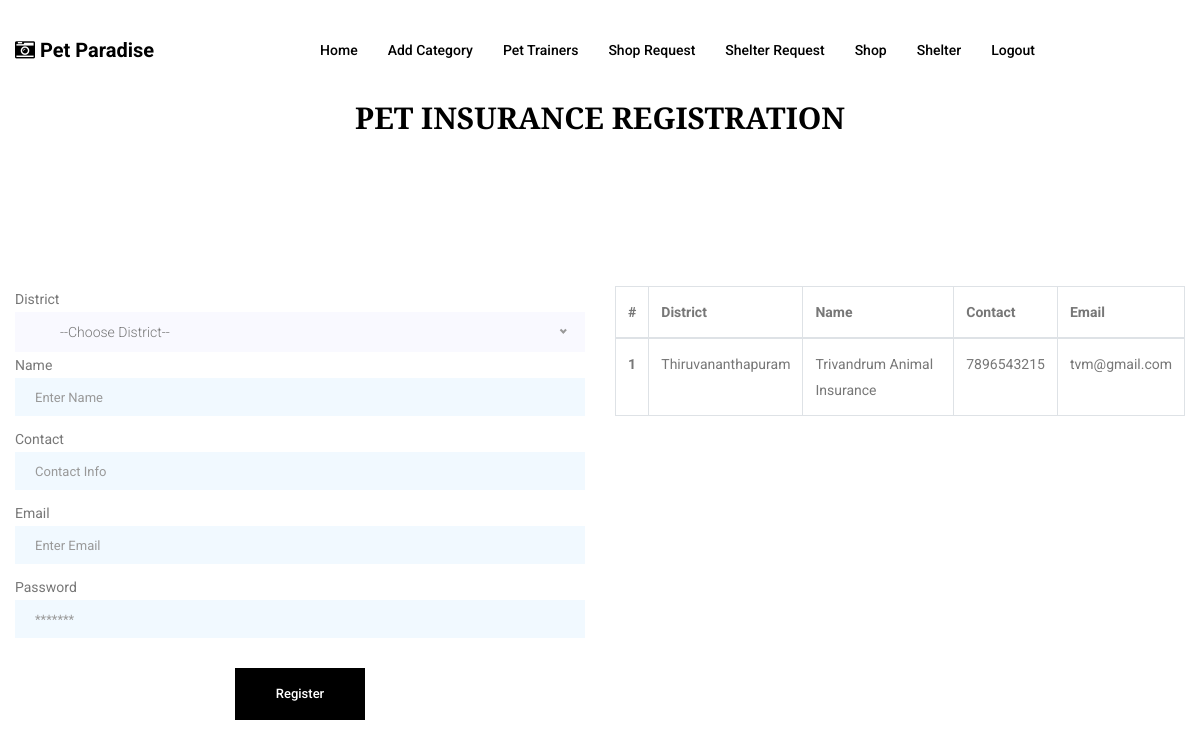
Screenshot of /admin/staff_reg.php (signed in) with the database file from the repository.
### tables this page shows
CREATE TABLE IF NOT EXISTS `staff` (
  `id` int(11) NOT NULL AUTO_INCREMENT,
  `nme` varchar(150) NOT NULL,
  `cont` varchar(150) NOT NULL,
  `em` varchar(150) NOT NULL,
  `pass` varchar(150) NOT NULL,
  `ph` varchar(150) NOT NULL,
  `st` int(11) NOT NULL,
  PRIMARY KEY (`id`)
);

### admin/staff_reg.php (the view, shortened to what this page needs)
<!doctype html>
<html lang="en">
<head>
    <link rel="stylesheet" href="../temp/css/bootstrap.css">
    <link rel="stylesheet" href="../temp/vendors/linericon/style.css">
    <link rel="stylesheet" href="../temp/css/font-awesome.min.css">
    <link rel="stylesheet" href="../temp/vendors/owl-carousel/owl.carousel.min.css">
    <link rel="stylesheet" href="../temp/vendors/lightbox/simpleLightbox.css">
    <link rel="stylesheet" href="../temp/vendors/nice-select/css/nice-select.css">
    <link rel="stylesheet" href="../temp/vendors/animate-css/animate.css">
    <link rel="stylesheet" href="../temp/vendors/jquery-ui/jquery-ui.css">
    <link rel="stylesheet" href="../temp/css/style.css">
    <link rel="stylesheet" href="../temp/css/responsive.css">
</head>
<body>
    <header class="header_area">
        <div class="main_menu">
            <?php
                                                include 'menu.php';
            ?>
        </div>
    </header>
     <section>
           <center>
                         <h2>PET INSURANCE REGISTRATION</h2>
                        </center>
     </section>
    <section class="contact_area section-gap">
        <div class="container">
            <div class="row">
                <div class="col-lg-12">
                    <form class="row contact_form"  method="post" enctype="multipart/form-data">
                        <div class="col-md-6">
                            <div class="form-select" id="default-select">
                                <span>District</span>
                            </div>
                            <div class="form-group">
                                <span>Name</span>
                                <input type="text" class="form-control"required=""  name="t1" placeholder="Enter Name">
                            </div>
                            <div class="form-group">
                                <span>Contact</span>
                                <input type="text" class="form-control" required="" name="t2" placeholder="Contact Info">
                            </div>
                            <div class="form-group">
                                <span>Email</span>
                                <input type="email" class="form-control" required="" name="t3" placeholder="Enter Email">
                            </div>
                            <div class="form-group">
                                <span>Password</span>
                                <input type="password" class="form-control"   name="t4" placeholder="*******">
                            </div>
                            <center>
                            <button type="submit" value="submit"name="b1" class="btn submit_btn">Register</button>
                            </center>
                        </div>
                        <div class="col-md-6">
                                     <?php
                                                        $sel_gal=mysqli_query($dbcon,"select * from staff");
                                                        if(mysqli_num_rows($sel_gal)>0)
                                                        {$i=0;
                                                        ?>
                                    <table class="table table-bordered">
                                    <thead>
                                        <tr>
                                            <th scope="col">#</th>
                                            <th scope="col">District</th>
                                            <th scope="col">Name</th>
                                            <th scope="col">Contact</th>
                                            <th scope="col">Email</th>
                                        </tr>
                                    </thead>
                                    <tbody>
                                         <?php
                                                            while($r_gal=mysqli_fetch_row($sel_gal))
                                                            {
                                                                $i++;
                                                                ?>
                                        <tr>
                                            <th scope="row"><?php echo $i ?></th>
                                            <td><?php echo $r_gal[5] ?></td>
                                            <td><?php echo $r_gal[1] ?></td>
                                            <td><?php echo $r_gal[2] ?></td>
                                             <td><?php echo $r_gal[3] ?></td>
                                        </tr>
                                        <?php
                                                            }
                                                            ?>
                                    </tbody>
                                </table>
                                    <?php
                                                        }
                                                        ?>
                        </div>
                    </form>
                </div>
            </div>
        </div>
    </section>
</body>
</html>

### rows the page displays
staff: ph "Thiruvananthapuram", nme "Trivandrum Animal Insurance", cont "7896543215", em "tvm@gmail.com"

### other values shown
$title "Pet Paradise"
